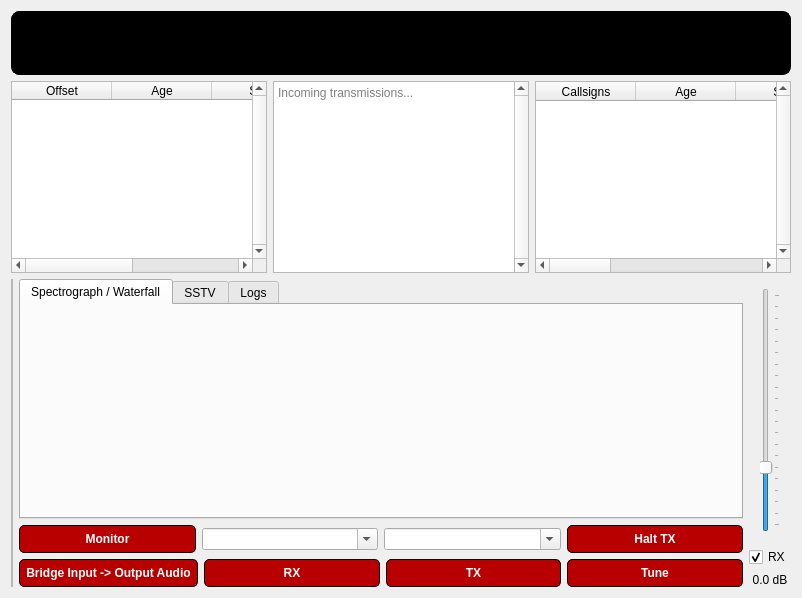
  <widget class="QWidget" name="centralWidget">
   <layout class="QVBoxLayout" name="verticalLayout">
    <item>
     <widget class="QFrame" name="frame_radio_disp">
      <property name="sizePolicy">
       <sizepolicy hsizetype="Preferred" vsizetype="Maximum">
        <horstretch>0</horstretch>
        <verstretch>0</verstretch>
       </sizepolicy>
      </property>
      <property name="styleSheet">
       <string notr="true">background-color: #000000;
border: 1px solid black;
border-radius: 8px;
border-width: 1px;
font: bold;
color: white;</string>
      </property>
      <property name="frameShape">
       <enum>QFrame::StyledPanel</enum>
      </property>
      <property name="frameShadow">
       <enum>QFrame::Raised</enum>
      </property>
      <layout class="QHBoxLayout" name="horizontalLayout_2">
       <property name="leftMargin">
        <number>0</number>
       </property>
       <property name="topMargin">
        <number>0</number>
       </property>
       <property name="rightMargin">
        <number>0</number>
       </property>
       <property name="bottomMargin">
        <number>0</number>
       </property>
       <item>
        <widget class="QFrame" name="frame_radio_rig_details">
         <property name="frameShape">
          <enum>QFrame::StyledPanel</enum>
         </property>
         <property name="frameShadow">
          <enum>QFrame::Raised</enum>
         </property>
         <layout class="QVBoxLayout" name="verticalLayout_6">
          <property name="leftMargin">
           <number>0</number>
          </property>
          <property name="topMargin">
           <number>0</number>
          </property>
          <property name="rightMargin">
           <number>0</number>
          </property>
          <property name="bottomMargin">
           <number>0</number>
          </property>
          <item>
           <widget class="QLabel" name="label_freq_large">
            <property name="text">
             <string>&lt;Radio Rig Frequency&gt;</string>
            </property>
           </widget>
          </item>
          <item>
           <widget class="QLabel" name="label_bandwidth_medium">
            <property name="text">
             <string>&lt;Radio Rig Bandwidth&gt;</string>
            </property>
           </widget>
          </item>
         </layout>
        </widget>
       </item>
       <item>
        <widget class="QFrame" name="frame_personal_details">
         <property name="frameShape">
          <enum>QFrame::StyledPanel</enum>
         </property>
         <property name="frameShadow">
          <enum>QFrame::Raised</enum>
         </property>
         <layout class="QVBoxLayout" name="verticalLayout_5">
          <property name="leftMargin">
           <number>0</number>
          </property>
          <property name="topMargin">
           <number>0</number>
          </property>
          <property name="rightMargin">
           <number>0</number>
          </property>
          <property name="bottomMargin">
           <number>0</number>
          </property>
          <item>
           <widget class="QLabel" name="label_callsign">
            <property name="text">
             <string>&lt;User's Callsign&gt;</string>
            </property>
           </widget>
          </item>
          <item>
           <widget class="QLabel" name="label_curr_utc_time">
            <property name="text">
             <string>&lt;Current UTC Time&gt;</string>
            </property>
           </widget>
          </item>
          <item>
           <widget class="QLabel" name="label_curr_utc_date">
            <property name="text">
             <string>&lt;Current UTC Date&gt;</string>
            </property>
           </widget>
          </item>
         </layout>
        </widget>
       </item>
      </layout>
     </widget>
    </item>
    <item>
     <widget class="QFrame" name="frame_mesg_disp">
      <property name="frameShape">
       <enum>QFrame::NoFrame</enum>
      </property>
      <property name="frameShadow">
       <enum>QFrame::Plain</enum>
      </property>
      <layout class="QHBoxLayout" name="horizontalLayout">
       <property name="leftMargin">
        <number>0</number>
       </property>
       <property name="topMargin">
        <number>0</number>
       </property>
       <property name="rightMargin">
        <number>0</number>
       </property>
       <property name="bottomMargin">
        <number>0</number>
       </property>
       <item>
        <widget class="QFrame" name="frame_mesg_active">
         <property name="sizePolicy">
          <sizepolicy hsizetype="Preferred" vsizetype="Maximum">
           <horstretch>0</horstretch>
           <verstretch>0</verstretch>
          </sizepolicy>
         </property>
         <property name="frameShape">
          <enum>QFrame::NoFrame</enum>
         </property>
         <property name="frameShadow">
          <enum>QFrame::Plain</enum>
         </property>
         <layout class="QVBoxLayout" name="verticalLayout_2">
          <property name="leftMargin">
           <number>0</number>
          </property>
          <property name="topMargin">
           <number>0</number>
          </property>
          <property name="rightMargin">
           <number>0</number>
          </property>
          <property name="bottomMargin">
           <number>0</number>
          </property>
          <item>
           <widget class="QTableWidget" name="tableWidget_mesg_active">
            <property name="verticalScrollBarPolicy">
             <enum>Qt::ScrollBarAlwaysOn</enum>
            </property>
            <property name="alternatingRowColors">
             <bool>true</bool>
            </property>
            <column>
             <property name="text">
              <string>Offset</string>
             </property>
            </column>
            <column>
             <property name="text">
              <string>Age</string>
             </property>
            </column>
            <column>
             <property name="text">
              <string>SNR</string>
             </property>
            </column>
            <column>
             <property name="text">
              <string>Message(s)</string>
             </property>
            </column>
           </widget>
          </item>
         </layout>
        </widget>
       </item>
       <item>
        <widget class="QFrame" name="frame_mesg_log">
         <property name="sizePolicy">
          <sizepolicy hsizetype="Preferred" vsizetype="Maximum">
           <horstretch>0</horstretch>
           <verstretch>0</verstretch>
          </sizepolicy>
         </property>
         <property name="frameShape">
          <enum>QFrame::NoFrame</enum>
         </property>
         <property name="frameShadow">
          <enum>QFrame::Plain</enum>
         </property>
         <layout class="QVBoxLayout" name="verticalLayout_3">
          <property name="leftMargin">
           <number>0</number>
          </property>
          <property name="topMargin">
           <number>0</number>
          </property>
          <property name="rightMargin">
           <number>0</number>
          </property>
          <property name="bottomMargin">
           <number>0</number>
          </property>
          <item>
           <widget class="QTextEdit" name="textEdit_mesg_log">
            <property name="verticalScrollBarPolicy">
             <enum>Qt::ScrollBarAlwaysOn</enum>
            </property>
            <property name="undoRedoEnabled">
             <bool>false</bool>
            </property>
            <property name="readOnly">
             <bool>true</bool>
            </property>
            <property name="placeholderText">
             <string>Incoming transmissions...</string>
            </property>
           </widget>
          </item>
         </layout>
        </widget>
       </item>
       <item>
        <widget class="QFrame" name="frame_mesg_callsigns">
         <property name="sizePolicy">
          <sizepolicy hsizetype="Preferred" vsizetype="Maximum">
           <horstretch>0</horstretch>
           <verstretch>0</verstretch>
          </sizepolicy>
         </property>
         <property name="frameShape">
          <enum>QFrame::NoFrame</enum>
         </property>
         <property name="frameShadow">
          <enum>QFrame::Plain</enum>
         </property>
         <layout class="QVBoxLayout" name="verticalLayout_4">
          <property name="leftMargin">
           <number>0</number>
          </property>
          <property name="topMargin">
           <number>0</number>
          </property>
          <property name="rightMargin">
           <number>0</number>
          </property>
          <property name="bottomMargin">
           <number>0</number>
          </property>
          <item>
           <widget class="QTableWidget" name="tableWidget_mesg_callsigns">
            <property name="verticalScrollBarPolicy">
             <enum>Qt::ScrollBarAlwaysOn</enum>
            </property>
            <property name="alternatingRowColors">
             <bool>true</bool>
            </property>
            <column>
             <property name="text">
              <string>Callsigns</string>
             </property>
            </column>
            <column>
             <property name="text">
              <string>Age</string>
             </property>
            </column>
            <column>
             <property name="text">
              <string>SNR</string>
             </property>
            </column>
            <column>
             <property name="text">
              <string>Offset</string>
             </property>
            </column>
            <column>
             <property name="text">
              <string>✔</string>
             </property>
            </column>
            <column>
             <property name="text">
              <string>Name</string>
             </property>
            </column>
            <column>
             <property name="text">
              <string>Comment</string>
             </property>
            </column>
           </widget>
          </item>
         </layout>
        </widget>
       </item>
      </layout>
     </widget>
    </item>
    <item>
     <widget class="QFrame" name="frame_spectrograph">
      <property name="frameShape">
       <enum>QFrame::NoFrame</enum>
      </property>
      <property name="frameShadow">
       <enum>QFrame::Plain</enum>
      </property>
      <layout class="QHBoxLayout" name="horizontalLayout_3">
       <property name="leftMargin">
        <number>0</number>
       </property>
       <property name="topMargin">
        <number>0</number>
       </property>
       <property name="rightMargin">
        <number>0</number>
       </property>
       <property name="bottomMargin">
        <number>0</number>
       </property>
       <item>
        <widget class="QFrame" name="frame_spect_vu_meter">
         <property name="sizePolicy">
          <sizepolicy hsizetype="Maximum" vsizetype="Minimum">
           <horstretch>0</horstretch>
           <verstretch>0</verstretch>
          </sizepolicy>
         </property>
         <property name="frameShape">
          <enum>QFrame::StyledPanel</enum>
         </property>
         <property name="frameShadow">
          <enum>QFrame::Raised</enum>
         </property>
         <layout class="QVBoxLayout" name="verticalLayout_8">
          <property name="leftMargin">
           <number>0</number>
          </property>
          <property name="topMargin">
           <number>0</number>
          </property>
          <property name="rightMargin">
           <number>0</number>
          </property>
          <property name="bottomMargin">
           <number>0</number>
          </property>
         </layout>
        </widget>
       </item>
       <item>
        <widget class="QFrame" name="frame_spect_chart">
         <property name="sizePolicy">
          <sizepolicy hsizetype="Minimum" vsizetype="Minimum">
           <horstretch>0</horstretch>
           <verstretch>0</verstretch>
          </sizepolicy>
         </property>
         <property name="frameShape">
          <enum>QFrame::NoFrame</enum>
         </property>
         <property name="frameShadow">
          <enum>QFrame::Plain</enum>
         </property>
         <layout class="QVBoxLayout" name="verticalLayout_9">
          <property name="leftMargin">
           <number>0</number>
          </property>
          <property name="topMargin">
           <number>0</number>
          </property>
          <property name="rightMargin">
           <number>0</number>
          </property>
          <property name="bottomMargin">
           <number>0</number>
          </property>
          <item>
           <widget class="QFrame" name="frame_spect_chart_top">
            <property name="sizePolicy">
             <sizepolicy hsizetype="Minimum" vsizetype="Minimum">
              <horstretch>0</horstretch>
              <verstretch>0</verstretch>
             </sizepolicy>
            </property>
            <property name="frameShape">
             <enum>QFrame::NoFrame</enum>
            </property>
            <property name="frameShadow">
             <enum>QFrame::Plain</enum>
            </property>
            <layout class="QVBoxLayout" name="verticalLayout_11">
             <property name="leftMargin">
              <number>0</number>
             </property>
             <property name="topMargin">
              <number>0</number>
             </property>
             <property name="rightMargin">
              <number>0</number>
             </property>
             <property name="bottomMargin">
              <number>0</number>
             </property>
             <item>
              <widget class="QTabWidget" name="tabWidget_maingui">
               <property name="currentIndex">
                <number>0</number>
               </property>
               <property name="elideMode">
                <enum>Qt::ElideLeft</enum>
               </property>
               <property name="tabBarAutoHide">
                <bool>true</bool>
               </property>
               <widget class="QWidget" name="tab_maingui_spectro_waterfall">
                <attribute name="title">
                 <string>Spectrograph / Waterfall</string>
                </attribute>
                <layout class="QHBoxLayout" name="horizontalLayout_12">
                 <property name="spacing">
                  <number>0</number>
                 </property>
                 <property name="leftMargin">
                  <number>0</number>
                 </property>
                 <property name="topMargin">
                  <number>0</number>
                 </property>
                 <property name="rightMargin">
                  <number>0</number>
                 </property>
                 <property name="bottomMargin">
                  <number>0</number>
                 </property>
                 <item>
                  <widget class="QFrame" name="frame_maingui_spectro_waterfall">
                   <property name="frameShape">
                    <enum>QFrame::NoFrame</enum>
                   </property>
                   <property name="frameShadow">
                    <enum>QFrame::Plain</enum>
                   </property>
                  </widget>
                 </item>
                </layout>
               </widget>
               <widget class="QWidget" name="tab_maingui_sstv">
                <attribute name="title">
                 <string>SSTV</string>
                </attribute>
                <attribute name="toolTip">
                 <string>Slow Scan Television (&quot;SSTV&quot;).</string>
                </attribute>
               </widget>
               <widget class="QWidget" name="tab_maingui_logs">
                <attribute name="title">
                 <string>Logs</string>
                </attribute>
                <layout class="QVBoxLayout" name="verticalLayout_12">
                 <item>
                  <widget class="QFrame" name="frame_maingui_logs">
                   <property name="frameShape">
                    <enum>QFrame::NoFrame</enum>
                   </property>
                   <property name="frameShadow">
                    <enum>QFrame::Plain</enum>
                   </property>
                   <layout class="QVBoxLayout" name="verticalLayout_13">
                    <property name="spacing">
                     <number>0</number>
                    </property>
                    <property name="leftMargin">
                     <number>0</number>
                    </property>
                    <property name="topMargin">
                     <number>0</number>
                    </property>
                    <property name="rightMargin">
                     <number>0</number>
                    </property>
                    <property name="bottomMargin">
                     <number>0</number>
                    </property>
                    <item>
                     <widget class="QTableView" name="tableView_maingui_logs"/>
                    </item>
                   </layout>
                  </widget>
                 </item>
                </layout>
               </widget>
              </widget>
             </item>
            </layout>
           </widget>
          </item>
          <item>
           <widget class="QFrame" name="frame_spect_chart_bottom">
            <property name="sizePolicy">
             <sizepolicy hsizetype="Minimum" vsizetype="Maximum">
              <horstretch>0</horstretch>
              <verstretch>0</verstretch>
             </sizepolicy>
            </property>
            <property name="frameShape">
             <enum>QFrame::NoFrame</enum>
            </property>
            <property name="frameShadow">
             <enum>QFrame::Plain</enum>
            </property>
            <layout class="QVBoxLayout" name="verticalLayout_10">
             <property name="leftMargin">
              <number>0</number>
             </property>
             <property name="topMargin">
              <number>0</number>
             </property>
             <property name="rightMargin">
              <number>0</number>
             </property>
             <property name="bottomMargin">
              <number>0</number>
             </property>
             <item>
              <widget class="QFrame" name="frame_spect_buttons_top">
               <property name="frameShape">
                <enum>QFrame::NoFrame</enum>
               </property>
               <property name="frameShadow">
                <enum>QFrame::Plain</enum>
               </property>
               <layout class="QHBoxLayout" name="horizontalLayout_4">
                <property name="leftMargin">
                 <number>0</number>
                </property>
                <property name="topMargin">
                 <number>0</number>
                </property>
                <property name="rightMargin">
                 <number>0</number>
                </property>
                <property name="bottomMargin">
                 <number>0</number>
                </property>
                <item>
                 <layout class="QHBoxLayout" name="horizontalLayout_6">
                  <item>
                   <widget class="QPushButton" name="pushButton_radio_monitor">
                    <property name="styleSheet">
                     <string notr="true">QPushButton:pressed {
    background-color: qlineargradient(spread:pad, x1:0, y1:0, x2:0, y2:1,   stop:0 rgba(60, 186, 162, 255), stop:1 rgba(98, 211, 162, 255))
}

QPushButton {
     background-color: #B80000; border: 1px solid black;
     border-radius: 5px;
     border-width: 1px;
     padding: 6px;
     font: bold;
     color: white;
}

QPushButton:disabled {
    background-color: rgb(170, 170, 127)
}</string>
                    </property>
                    <property name="text">
                     <string>Monitor</string>
                    </property>
                   </widget>
                  </item>
                 </layout>
                </item>
                <item>
                 <layout class="QHBoxLayout" name="horizontalLayout_8">
                  <item>
                   <widget class="QComboBox" name="comboBox_select_frequency">
                    <property name="toolTip">
                     <string>Enter or select the exact frequency, in megahertz (MHz), you wish to tune your (amateur) radio rig towards.</string>
                    </property>
                    <property name="editable">
                     <bool>true</bool>
                    </property>
                    <property name="duplicatesEnabled">
                     <bool>true</bool>
                    </property>
                   </widget>
                  </item>
                 </layout>
                </item>
                <item>
                 <layout class="QHBoxLayout" name="horizontalLayout_10">
                  <item>
                   <widget class="QComboBox" name="comboBox_select_frequency_fine_tuning">
                    <property name="toolTip">
                     <string>Select the call-sign you wish to use to send out with your next transmission.</string>
                    </property>
                    <property name="editable">
                     <bool>true</bool>
                    </property>
                   </widget>
                  </item>
                 </layout>
                </item>
                <item>
                 <layout class="QHBoxLayout" name="horizontalLayout_15">
                  <item>
                   <widget class="QPushButton" name="pushButton_radio_tx_halt">
                    <property name="toolTip">
                     <string>Immediately halt all ongoing transmissions.</string>
                    </property>
                    <property name="styleSheet">
                     <string notr="true">QPushButton:pressed {
    background-color: qlineargradient(spread:pad, x1:0, y1:0, x2:0, y2:1,   stop:0 rgba(60, 186, 162, 255), stop:1 rgba(98, 211, 162, 255))
}

QPushButton {
     background-color: #B80000; border: 1px solid black;
     border-radius: 5px;
     border-width: 1px;
     padding: 6px;
     font: bold;
     color: white;
}

QPushButton:disabled {
    background-color: rgb(170, 170, 127)
}</string>
                    </property>
                    <property name="text">
                     <string>Halt TX</string>
                    </property>
                   </widget>
                  </item>
                 </layout>
                </item>
               </layout>
              </widget>
             </item>
             <item>
              <widget class="QFrame" name="frame_spect_buttons_bottom">
               <property name="frameShape">
                <enum>QFrame::NoFrame</enum>
               </property>
               <property name="frameShadow">
                <enum>QFrame::Plain</enum>
               </property>
               <layout class="QHBoxLayout" name="horizontalLayout_5">
                <property name="leftMargin">
                 <number>0</number>
                </property>
                <property name="topMargin">
                 <number>0</number>
                </property>
                <property name="rightMargin">
                 <number>0</number>
                </property>
                <property name="bottomMargin">
                 <number>0</number>
                </property>
                <item>
                 <layout class="QHBoxLayout" name="horizontalLayout_7">
                  <item>
                   <widget class="QPushButton" name="pushButton_bridge_input_audio">
                    <property name="toolTip">
                     <string>Bridge the input audio device with the output audio device.</string>
                    </property>
                    <property name="styleSheet">
                     <string notr="true">QPushButton:pressed {
    background-color: qlineargradient(spread:pad, x1:0, y1:0, x2:0, y2:1,   stop:0 rgba(60, 186, 162, 255), stop:1 rgba(98, 211, 162, 255))
}

QPushButton {
     background-color: #B80000; border: 1px solid black;
     border-radius: 5px;
     border-width: 1px;
     padding: 6px;
     font: bold;
     color: white;
}

QPushButton:disabled {
    background-color: rgb(170, 170, 127)
}</string>
                    </property>
                    <property name="text">
                     <string>Bridge Input -&gt; Output Audio</string>
                    </property>
                   </widget>
                  </item>
                 </layout>
                </item>
                <item>
                 <layout class="QHBoxLayout" name="horizontalLayout_9">
                  <item>
                   <widget class="QPushButton" name="pushButton_radio_receive">
                    <property name="toolTip">
                     <string>Enable receiving of audio.</string>
                    </property>
                    <property name="styleSheet">
                     <string notr="true">QPushButton:pressed {
    background-color: qlineargradient(spread:pad, x1:0, y1:0, x2:0, y2:1,   stop:0 rgba(60, 186, 162, 255), stop:1 rgba(98, 211, 162, 255))
}

QPushButton {
     background-color: #B80000; border: 1px solid black;
     border-radius: 5px;
     border-width: 1px;
     padding: 6px;
     font: bold;
     color: white;
}

QPushButton:disabled {
    background-color: rgb(170, 170, 127)
}</string>
                    </property>
                    <property name="text">
                     <string>RX</string>
                    </property>
                   </widget>
                  </item>
                 </layout>
                </item>
                <item>
                 <layout class="QHBoxLayout" name="horizontalLayout_11">
                  <item>
                   <widget class="QPushButton" name="pushButton_radio_transmit">
                    <property name="toolTip">
                     <string>Enable transmission of data.</string>
                    </property>
                    <property name="styleSheet">
                     <string notr="true">QPushButton:pressed {
    background-color: qlineargradient(spread:pad, x1:0, y1:0, x2:0, y2:1,   stop:0 rgba(60, 186, 162, 255), stop:1 rgba(98, 211, 162, 255))
}

QPushButton {
     background-color: #B80000; border: 1px solid black;
     border-radius: 5px;
     border-width: 1px;
     padding: 6px;
     font: bold;
     color: white;
}

QPushButton:disabled {
    background-color: rgb(170, 170, 127)
}</string>
                    </property>
                    <property name="text">
                     <string>TX</string>
                    </property>
                   </widget>
                  </item>
                 </layout>
                </item>
                <item>
                 <layout class="QHBoxLayout" name="horizontalLayout_16">
                  <item>
                   <widget class="QPushButton" name="pushButton_radio_tune">
                    <property name="toolTip">
                     <string>Tune your radio.</string>
                    </property>
                    <property name="styleSheet">
                     <string notr="true">QPushButton:pressed {
    background-color: qlineargradient(spread:pad, x1:0, y1:0, x2:0, y2:1,   stop:0 rgba(60, 186, 162, 255), stop:1 rgba(98, 211, 162, 255))
}

QPushButton {
     background-color: #B80000; border: 1px solid black;
     border-radius: 5px;
     border-width: 1px;
     padding: 6px;
     font: bold;
     color: white;
}

QPushButton:disabled {
    background-color: rgb(170, 170, 127)
}</string>
                    </property>
                    <property name="text">
                     <string>Tune</string>
                    </property>
                   </widget>
                  </item>
                 </layout>
                </item>
               </layout>
              </widget>
             </item>
            </layout>
           </widget>
          </item>
         </layout>
        </widget>
       </item>
       <item>
        <widget class="QFrame" name="frame_spect_vol_control">
         <property name="sizePolicy">
          <sizepolicy hsizetype="Maximum" vsizetype="Minimum">
           <horstretch>0</horstretch>
           <verstretch>0</verstretch>
          </sizepolicy>
         </property>
         <property name="frameShape">
          <enum>QFrame::NoFrame</enum>
         </property>
         <property name="frameShadow">
          <enum>QFrame::Plain</enum>
         </property>
         <layout class="QVBoxLayout" name="verticalLayout_7">
          <property name="leftMargin">
           <number>0</number>
          </property>
          <property name="topMargin">
           <number>0</number>
          </property>
          <property name="rightMargin">
           <number>0</number>
          </property>
          <property name="bottomMargin">
           <number>0</number>
          </property>
          <item>
           <widget class="QFrame" name="frame_vol_control">
            <property name="frameShape">
             <enum>QFrame::NoFrame</enum>
            </property>
            <property name="frameShadow">
             <enum>QFrame::Plain</enum>
            </property>
            <layout class="QHBoxLayout" name="horizontalLayout_13">
             <item>
              <widget class="QSlider" name="verticalSlider_vol_control">
               <property name="toolTip">
                <string>Adjust volume of outgoing audio signal.</string>
               </property>
               <property name="minimum">
                <number>0</number>
               </property>
               <property name="maximum">
                <number>100</number>
               </property>
               <property name="pageStep">
                <number>5</number>
               </property>
               <property name="value">
                <number>25</number>
               </property>
               <property name="orientation">
                <enum>Qt::Vertical</enum>
               </property>
               <property name="invertedAppearance">
                <bool>false</bool>
               </property>
               <property name="invertedControls">
                <bool>false</bool>
               </property>
               <property name="tickPosition">
                <enum>QSlider::TicksBelow</enum>
               </property>
               <property name="tickInterval">
                <number>5</number>
               </property>
              </widget>
             </item>
            </layout>
           </widget>
          </item>
          <item>
           <widget class="QCheckBox" name="checkBox_rx_tx_vol_toggle">
            <property name="toolTip">
             <string>Change the volume for either the RX or TX audio stream!</string>
            </property>
            <property name="text">
             <string>RX</string>
            </property>
            <property name="checked">
             <bool>true</bool>
            </property>
           </widget>
          </item>
          <item>
           <widget class="QLabel" name="label_vol_control_disp">
            <property name="text">
             <string>0.0 dB</string>
            </property>
            <property name="alignment">
             <set>Qt::AlignCenter</set>
            </property>
           </widget>
          </item>
         </layout>
        </widget>
       </item>
      </layout>
     </widget>
    </item>
   </layout>
  </widget>
